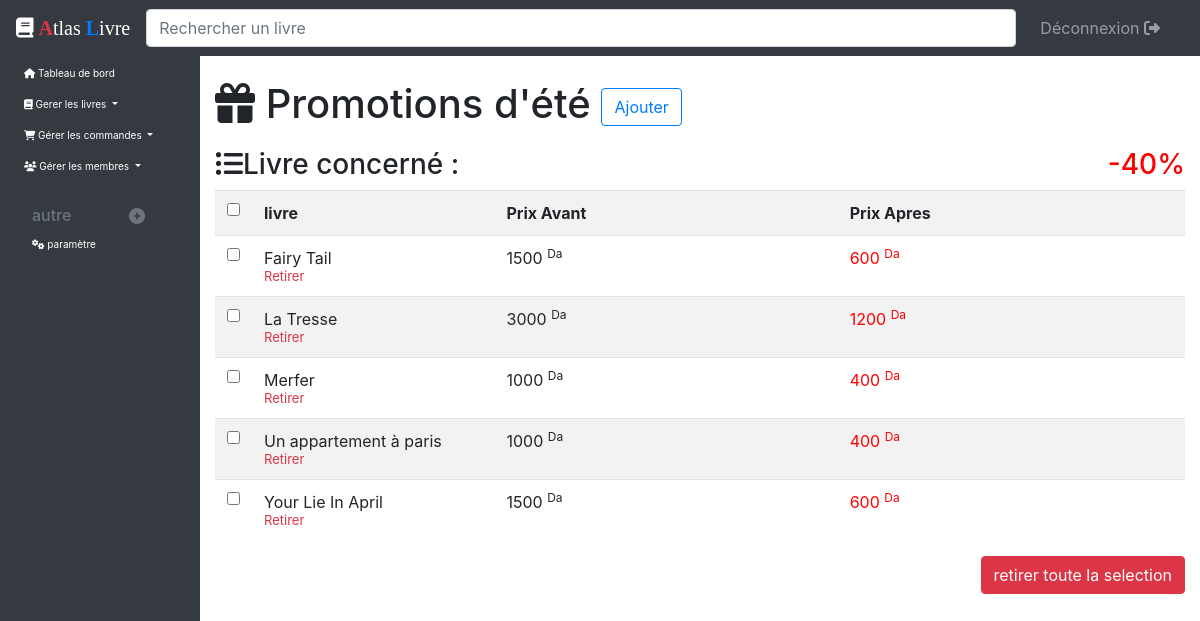
The app's page /Espace_admin/controleur/afficherPromo_controleur?promo=2 (signed in) with its own data.
### tables this page shows
CREATE TABLE IF NOT EXISTS `promotions` (
  `id` int(11) NOT NULL AUTO_INCREMENT,
  `titre` varchar(255) NOT NULL,
  `slogan` varchar(255) NOT NULL,
  `pr` int(11) NOT NULL,
  `image` varchar(255) NOT NULL,
  PRIMARY KEY (`id`)
);

CREATE TABLE IF NOT EXISTS `livres` (
  `id` int(11) NOT NULL AUTO_INCREMENT,
  `titre` varchar(255) NOT NULL,
  `auteur` varchar(255) NOT NULL,
  `p_ach` int(11) NOT NULL,
  `p_loc` int(11) NOT NULL,
  `dispo` varchar(11) NOT NULL,
  `stock` int(11) NOT NULL,
  `cat` varchar(255) NOT NULL,
  `nb_v` int(11) NOT NULL,
  `disc` text NOT NULL,
  `promo` int(11) NOT NULL,
  `image` varchar(255) NOT NULL,
  PRIMARY KEY (`id`)
);

### Espace_admin/controleur/afficherPromo_controleur.php (called while the page is built, shortened)
<?php
    include('../../autre/bdd.php');
    include('../modele/promotions_modele.php');
    if(isset($_GET['promo'])){
        $promo=recherche_promo($_GET['promo']);
        $livres=livres_promo($_GET['promo']);
    }else{
       header('Location: listePromotions_controleur.php');
    }
    include('../vue/afficherPromo_vue.php');
?>

### Espace_admin/modele/promotions_modele.php (called while the page is built, shortened)
<?php
    function recherche_promo($id){
		global $bdd;
        $req= $bdd->prepare('SELECT * FROM promotions WHERE id= :id');
        $req->execute(array( 'id'=>$id));
        $donnees= $req->fetch();
        return $donnees;
	}
    function livres_promo($id){
		global $bdd;
        $req= $bdd->prepare('SELECT *FROM livres WHERE promo= :id ORDER BY titre ');
        $req->execute(array( 'id'=>$id));
        return $req;
	}
?>

### Espace_admin/vue/afficherPromo_vue.php (the view, shortened to what this page needs)
<html>
<head>
    <link href="../../css/style_admin.css" rel="stylesheet" />
    <link rel="stylesheet" href="https://stackpath.bootstrapcdn.com/bootstrap/4.5.0/css/bootstrap.min.css"
>
</head>
<body>
    <?php include("../autre/menu.php"); ?>
    <section class="container-fluid col-lg-10 offset-lg-2 col-md-9 offset-md-3" id='princi'>
        <div class="row">
            <h1 style="margin-bottom:20px;" class="col-sm-9"><i class="fas fa-gift"></i> <?php echo $promo['titre']; ?> <a class="btn btn-outline-primary" href="ajouterLivrePromo_controleur.php?promo=<?php echo $_GET['promo']; ?>">Ajouter</a></h1>
        </div>
        <article>
            <div class="row">
                <h3 class=" col-sm-12"><i class="fas fa-list-ul"></i>Livre concerné :<span class="float-right" style="color:red;">-<?php echo $promo['pr']; ?>%</span></h3>
            </div>
            <div class="table-responsive">
                <form method="post" action="afficherPromo_controleur.php?promo=<?php echo $_GET['promo']; ?>">
                    <table class="table table-striped table-condensed ">
                        <tr>
                            <th style="width:1%;"><input type="checkbox" id="all" onclick="rep();" /></th>
                            <th>livre</th>
                            <th>Prix Avant</th>
                            <th>Prix Apres</th>
                        </tr>
                        <?php while($livre=$livres->fetch()){?>
                        <tr>
                            <td><input type="checkbox" name='num[]' value="<?php echo $livre['id']; ?>" /></td>
                            <td style="width:25%;">
                                <?php echo $livre['titre']; ?><br />
                                <span style="font-size:13px; ">
                                    <a href="afficherPromo_controleur.php?promo=<?php echo $_GET['promo']; ?>&supp=<?php echo $livre['id']; ?>" style="color:#dc3545;">Retirer</a>
                                </span>
                            </td>
                            <td><?php echo $livre['p_ach']; ?> <sup>Da</sup></td>
                            <td style="color:red;"><?php echo $livre['p_ach']*$promo['pr']/100; ?> <sup>Da</sup></td>
                        </tr>
                        <?php } ?>
                    </table>
                    <input type="submit" value="retirer toute la selection" name="suppSlec" class="btn btn-danger float-right" />
                </form>
            </div>
        </article>
    </section>
</body>
</html>

### css/style_admin.css (style rules this page uses)
#princi { margin-top: 80px; margin-bottom: 80px; }

### records on screen
promotions: titre "Promotions d'été", pr "40"
livres: titre "Fairy Tail", p_ach "1500", $livre['p_ach']*$promo['pr']/100 "600"
livres: titre "La Tresse", p_ach "3000", $livre['p_ach']*$promo['pr']/100 "1200"
livres: titre "Merfer", p_ach "1000", $livre['p_ach']*$promo['pr']/100 "400"
livres: titre "Un appartement à paris", p_ach "1000", $livre['p_ach']*$promo['pr']/100 "400"
livres: titre "Your Lie In April", p_ach "1500", $livre['p_ach']*$promo['pr']/100 "600"
